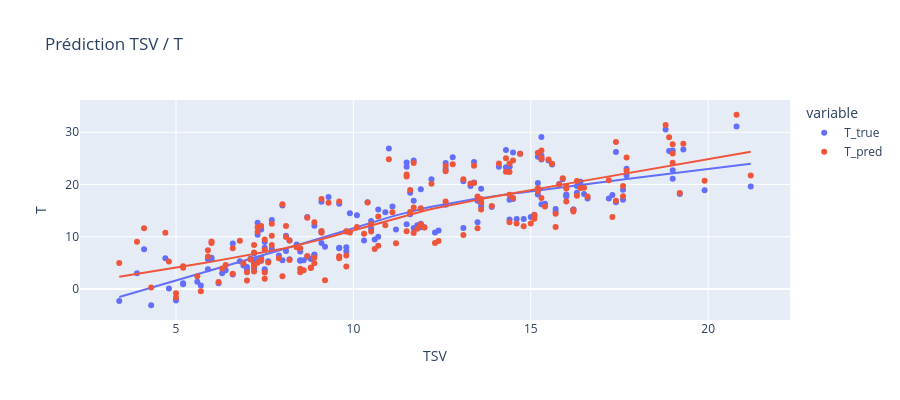
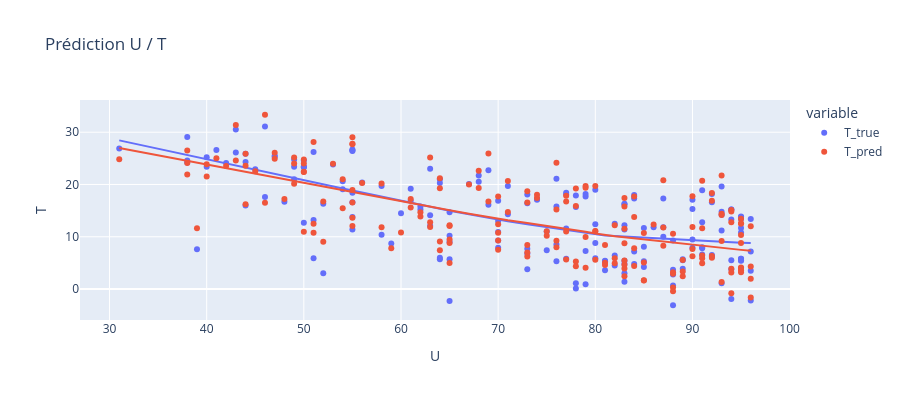

Source (notebook cell) for these figures, in order:
### Code cell
df_2000 = pd.read_csv('Meteo/data/meteo_horaire_69_69029001_2000.csv')

_.regression_lineaire_test(model_1, df_2000, ['TSV', 'U'], 'T', r2_train, mse_train, mae_train)

### Figure 1 — Plotly figure (JSON) as saved in the notebook; plotly's stock layout.template omitted (floating-point values rounded to 4 significant figures; data arrays with more than 128 entries replaced by an {"elided": "..."} marker saying what was removed)
{"data": [{"hovertemplate": "variable=T_true<br>TSV=%{x}<br>T=%{y}<extra></extra>", "legendgroup": "T_true", "marker": {"color": "#636efa", "symbol": "circle"}, "mode": "markers", "name": "T_true", "orientation": "v", "showlegend": true, "type": "scatter", "x": {"elided": "176 float values"}, "xaxis": "x", "y": {"elided": "176 float values"}, "yaxis": "y"}, {"hovertemplate": "<b>LOWESS trendline</b><br><br>variable=T_true<br>TSV=%{x}<br>T=%{y} <b>(trend)</b><extra></extra>", "legendgroup": "T_true", "marker": {"color": "#636efa", "symbol": "circle"}, "mode": "lines", "name": "T_true", "showlegend": false, "type": "scatter", "x": {"elided": "176 float values"}, "xaxis": "x", "y": {"elided": "176 float values"}, "yaxis": "y"}, {"hovertemplate": "variable=T_pred<br>TSV=%{x}<br>T=%{y}<extra></extra>", "legendgroup": "T_pred", "marker": {"color": "#EF553B", "symbol": "circle"}, "mode": "markers", "name": "T_pred", "orientation": "v", "showlegend": true, "type": "scatter", "x": {"elided": "176 float values"}, "xaxis": "x", "y": {"elided": "176 float values"}, "yaxis": "y"}, {"hovertemplate": "<b>LOWESS trendline</b><br><br>variable=T_pred<br>TSV=%{x}<br>T=%{y} <b>(trend)</b><extra></extra>", "legendgroup": "T_pred", "marker": {"color": "#EF553B", "symbol": "circle"}, "mode": "lines", "name": "T_pred", "showlegend": false, "type": "scatter", "x": {"elided": "176 float values"}, "xaxis": "x", "y": {"elided": "176 float values"}, "yaxis": "y"}], "layout": {"autosize": true, "height": 400, "legend": {"title": {"text": "variable"}, "tracegroupgap": 0}, "title": {"text": "Prédiction TSV / T"}, "xaxis": {"anchor": "y", "autorange": true, "domain": [0, 1], "range": [2.356, 22.24], "title": {"text": "TSV"}, "type": "linear"}, "yaxis": {"anchor": "x", "autorange": true, "domain": [0, 1], "range": [-5.921, 36.16], "title": {"text": "T"}, "type": "linear"}}}

### Figure 2 — Plotly figure (JSON) as saved in the notebook; plotly's stock layout.template omitted (floating-point values rounded to 4 significant figures; data arrays with more than 128 entries replaced by an {"elided": "..."} marker saying what was removed)
{"data": [{"hovertemplate": "variable=T_true<br>U=%{x}<br>T=%{y}<extra></extra>", "legendgroup": "T_true", "marker": {"color": "#636efa", "symbol": "circle"}, "mode": "markers", "name": "T_true", "orientation": "v", "showlegend": true, "type": "scatter", "x": {"elided": "176 int values"}, "xaxis": "x", "y": {"elided": "176 float values"}, "yaxis": "y"}, {"hovertemplate": "<b>LOWESS trendline</b><br><br>variable=T_true<br>U=%{x}<br>T=%{y} <b>(trend)</b><extra></extra>", "legendgroup": "T_true", "marker": {"color": "#636efa", "symbol": "circle"}, "mode": "lines", "name": "T_true", "showlegend": false, "type": "scatter", "x": {"elided": "176 int values"}, "xaxis": "x", "y": {"elided": "176 float values"}, "yaxis": "y"}, {"hovertemplate": "variable=T_pred<br>U=%{x}<br>T=%{y}<extra></extra>", "legendgroup": "T_pred", "marker": {"color": "#EF553B", "symbol": "circle"}, "mode": "markers", "name": "T_pred", "orientation": "v", "showlegend": true, "type": "scatter", "x": {"elided": "176 int values"}, "xaxis": "x", "y": {"elided": "176 float values"}, "yaxis": "y"}, {"hovertemplate": "<b>LOWESS trendline</b><br><br>variable=T_pred<br>U=%{x}<br>T=%{y} <b>(trend)</b><extra></extra>", "legendgroup": "T_pred", "marker": {"color": "#EF553B", "symbol": "circle"}, "mode": "lines", "name": "T_pred", "showlegend": false, "type": "scatter", "x": {"elided": "176 int values"}, "xaxis": "x", "y": {"elided": "176 float values"}, "yaxis": "y"}], "layout": {"autosize": true, "height": 400, "legend": {"title": {"text": "variable"}, "tracegroupgap": 0}, "title": {"text": "Prédiction U / T"}, "xaxis": {"anchor": "y", "autorange": true, "domain": [0, 1], "range": [27.19, 99.81], "title": {"text": "U"}, "type": "linear"}, "yaxis": {"anchor": "x", "autorange": true, "domain": [0, 1], "range": [-5.921, 36.16], "title": {"text": "T"}, "type": "linear"}}}
